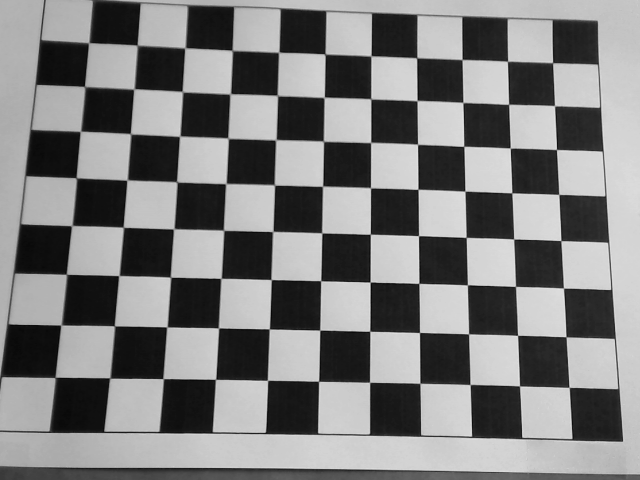
#> input picture data/mire_1.png, 640 x 480 px, found by its file name
$ python main.py
#> lines starting #> are read from the running program, lines starting #| are printed output that depends on the picture; after the words box and inside, x2 and y2 are one past the last pixel; in counts of white or black regions, pixels touching at a corner belong together; long printed decimals are rounded
# TP Calibrage module du même nom - Raphaël COEZ

# Imports
import cv2
import numpy as np
from matplotlib import pyplot as plt


# Parameters
img_list = ['./data/mire_1.png', './data/mire_2.png']
Nx = 8
Ny = 11
box_size = 20
i1 = 480/2
i2 = 640/2
val = [0,-100]


# main fct
def main() :
    # Containers
    list_coord_px = []
    list_coord_mm = []

    # Construction de list_coords
    for i in range(len(img_list)):
        img = open_img(img_list[i])
#> in open_img, img is the input picture: shape (480, 640, 3); min 5, max 230, mean 126
        corners_pos = detection(img, Nx, Ny)
#> in detection, `ret = np.squeeze(cv2.findChessboardCorners(img,patternSize=[Ny,Nx])[1])`: ret = 88 pairs, first value 54.96 to 569.2, second value 42.74 to 387.4
#> corners_pos has the same summary as ret in detection
        draw_corners(img, corners_pos, Nx, Ny)
#> in draw_corners, `cv2.drawChessboardCorners(img,patternSize = [Ny,Nx], corners = img_cor..`:
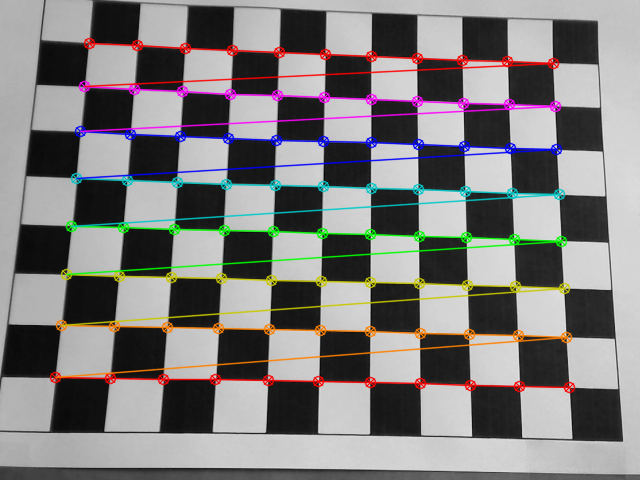
#> img: shape (480, 640, 3); 9.33% of pixels changed, all inside (x1, y1, x2, y2) = (49, 37, 576, 394)
        list_coord_px.append(np.flip(corners_pos))
        list_coord_mm.append(build_coord_mm(Nx,Ny,box_size, val[i]))
#> pass 2 of the loop in main, `for i in range(len(img_list)):`:
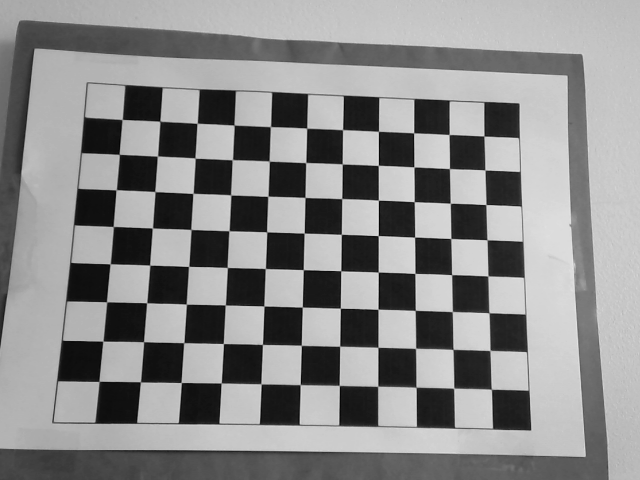
#> input picture data/mire_2.png, 640 x 480 px, found by its file name
#> in open_img, img is the input picture: shape (480, 640, 3); min 2, max 229, mean 138.2
#> corners_pos = 88 pairs, first value 99 to 490.8, second value 119.4 to 389.1
#> in draw_corners (call 2), `cv2.drawChessboardCorners(img,patternSize = [Ny,Nx], corners = img_cor..`:
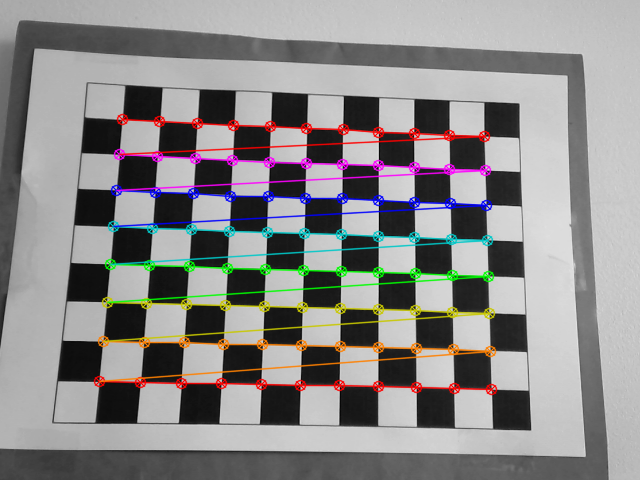
#> img: shape (480, 640, 3); 7.66% of pixels changed, all inside (x1, y1, x2, y2) = (93, 113, 498, 396)
    coord_px = np.concatenate(list_coord_px)
#> coord_px = 176 pairs, first value 42.74 to 389.1, second value 54.96 to 569.2
    coord_mm = np.concatenate(list_coord_mm)
    A = np.zeros([2*Ny*Nx,7])

    # Matrice A
    for i in range(2*Ny*Nx):
        for j in range(7):
            A[i,j] = get_formula(i,j,coord_px, coord_mm)
#> this loop made 176 passes

    # Matrice U1
    U1 = np.zeros([176,1])
#> U1 = 176 values from 0 to 0
    for i in range(Nx*Ny*2):
        U1[i,0] = coord_px[i,0] - i1
#> after the loop, U1 = 176 values, max 149.1 at index 175, min -197.3 at index 0, mean -6.69

    # Transposer matrice A
    A_t = np.transpose(A)

    # Calcul de L
    L = np.linalg.inv(A_t @ A) @ A_t @ U1
#> L = [-0.00992, -0.000329, 0.0019, 0.856, 0.000198, -0.0102, -0.000987]
    L = np.linalg.pinv(A)@U1

    # Déduction de la valeur des paramètres
    abs_oc2 = 1/np.sqrt(L[4]**2 + L[5]**2 + L[6]**2)
#> abs_oc2 = [97.54]
    oc2 = - abs_oc2
#> oc2 = [-97.54]
    beta = abs_oc2 * np.sqrt(L[0]**2 + L[1]**2 + L[2]**2)
#> beta = [0.986]
    oc1 = L[3] * oc2 / beta
#> oc1 = [-84.63]
    r11 = L[0] * oc2 / beta
#> r11 = [0.982]
    r12 = L[1] * oc2 / beta
#> r12 = [0.0325]
    r13 = L[2] * oc2 / beta
#> r13 = [-0.188]
    r21 = L[4] * oc2
#> r21 = [-0.0193]
    r22 = L[5] * oc2
#> r22 = [0.995]
    r23 = L[6] * oc2
#> r23 = [0.0963]
    R1 = np.array([r11,r12,r13])
#> R1 = [0.982, 0.0325, -0.188]
    R2 = np.array([r21,r22,r23])
#> R2 = [-0.0193, 0.995, 0.0963]
    #R3 = np.cross(R1,R2)
    print(oc2)
#| [-97.537]

# Open img
def open_img(path_img) :
    img = cv2.imread(path_img)
    return img

# Display img
def display_img(img) :
    cv2.imshow("Test",img)
    cv2.waitKey(0)
    cv2.destroyAllWindows()

# Construction de coord_mm
def build_coord_mm(Nx, Ny, box_size, val) :
    coord_mm = np.zeros([Nx*Ny,3])
    x = 0
    for i in range(Nx*Ny) :
        coord_mm[i,1] = (x) * box_size
        coord_mm[i,0] = (i//11) * box_size
        coord_mm[i,2] = val
        x += 1
        if x >= 11 :
            x = 0
    return coord_mm

# Draw corners
def draw_corners(img, img_corners, Nx, Ny) :
    cv2.drawChessboardCorners(img,patternSize = [Ny,Nx], corners = img_corners, patternWasFound=True)

# Return the positions of the chessboard corners
def detection(img, Nx, Ny) :
    ret = np.squeeze(cv2.findChessboardCorners(img,patternSize=[Ny,Nx])[1])
    return ret

# Get Formula
def get_formula(i, j, coord_px, coord_mm) :
    formula = {0 : (coord_px[i,1]-i2)*coord_mm[i,0], 1 : (coord_px[i,1]-i2)*coord_mm[i,1],
               2 : (coord_px[i,1]-i2)*coord_mm[i,2], 3 : (coord_px[i,1]-i2),
               4 : -(coord_px[i,0]-i1)*coord_mm[i,0], 5 : -(coord_px[i,0]-i1)*coord_mm[i,1],
               6 : -(coord_px[i,0]-i1)*coord_mm[i,2]}
    return formula[j]

main()
